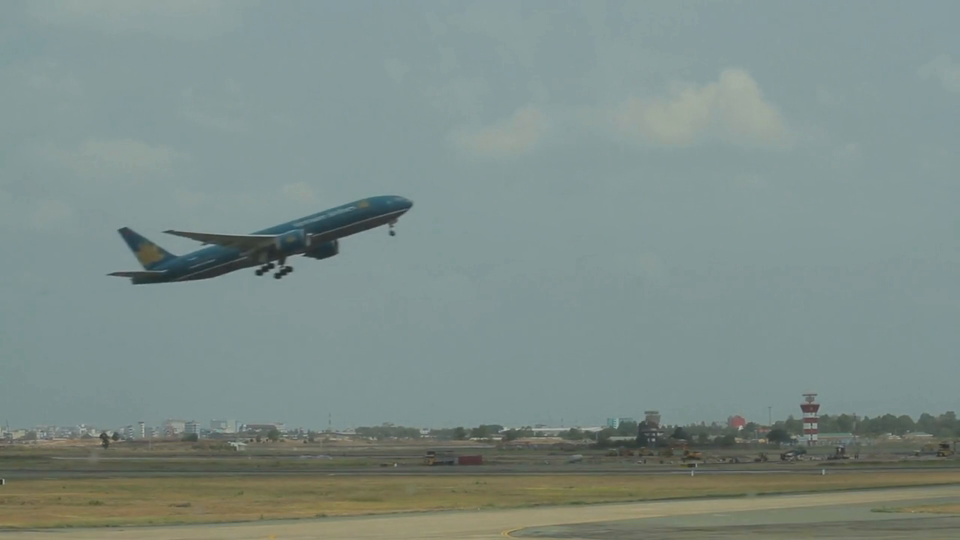
#> input picture frame 7 of airplane.mp4, 1920 x 1080 px (shown at 1/2 size)
$ python main.py
#> lines starting #> are read from the running program, lines starting #| are printed output that depends on the picture
import cv2
import numpy as np
import matplotlib.pyplot as plt

# =====================================================
# 1. Video loading
# =====================================================
# The video contains a single rigid object (airplane)
# captured using a fixed camera
cap = cv2.VideoCapture("airplane.mp4")

if not cap.isOpened():
    print("Error: unable to open the video")
    exit()


# =====================================================
# 2. Feature point detection (Shi-Tomasi)
# =====================================================
# These feature points will be tracked from frame to frame
feature_params = dict(
    maxCorners=200,         # Maximum number of detected points
    qualityLevel=0.01,      # Minimum quality level for corners
    minDistance=5,          # Minimum distance between detected points
    blockSize=7             # Size of the neighborhood considered
)


# =====================================================
# 3. Lucas–Kanade optical flow parameters
# =====================================================
# Pyramidal version to handle larger motions
lk_params = dict(
    winSize=(15, 15),       # Size of the local search window
    maxLevel=2,             # Number of pyramid levels
    criteria=(
        cv2.TERM_CRITERIA_EPS | cv2.TERM_CRITERIA_COUNT,
        10,
        0.03
    )
)

# =====================================================
# 4. Read the first frame
# =====================================================
# Conversion to grayscale (required for optical flow)
ret, old_frame = cap.read()
#> old_frame is the input picture: shape (1080, 1920, 3); mean B, G, R 136.5, 141.3, 126
old_gray = cv2.cvtColor(old_frame, cv2.COLOR_BGR2GRAY)
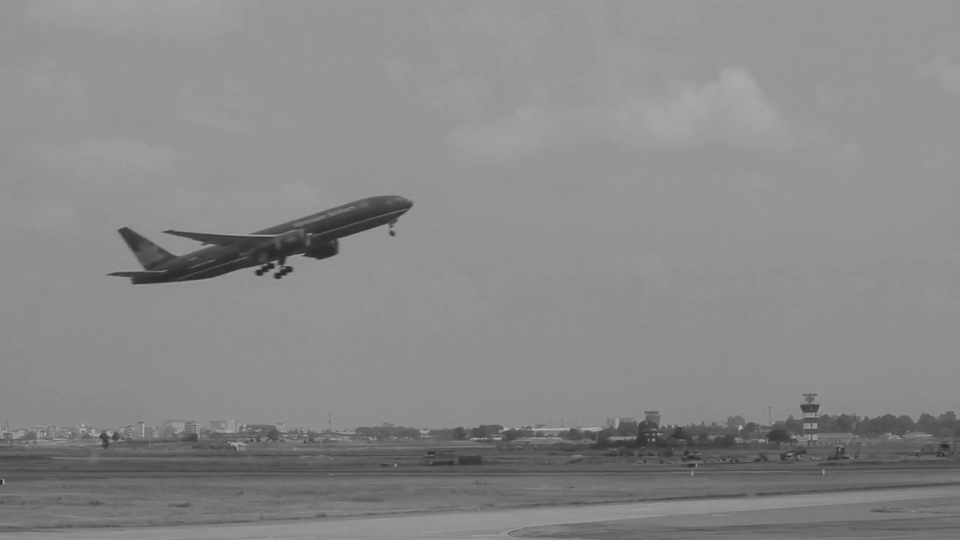
#> old_gray: shape (1080, 1920) (shown at 1/2 size); min 35, max 190, mean 136.2

# Detect initial feature points to track
p0 = cv2.goodFeaturesToTrack(
    old_gray, mask=None, **feature_params
)
#> p0 = 200 rows, first 8: [1307, 879], [1680, 897], [1626, 847], [198, 874], [1618, 848], [1479, 857], [4, 959], [1316, 868]

# Mask image used to draw motion vectors
mask = np.zeros_like(old_frame)

# Lists to store the global trajectory of the object
trajectory_x = []
trajectory_y = []

# =====================================================
# 5. Main video processing loop
# =====================================================
while True:
    ret, frame = cap.read()
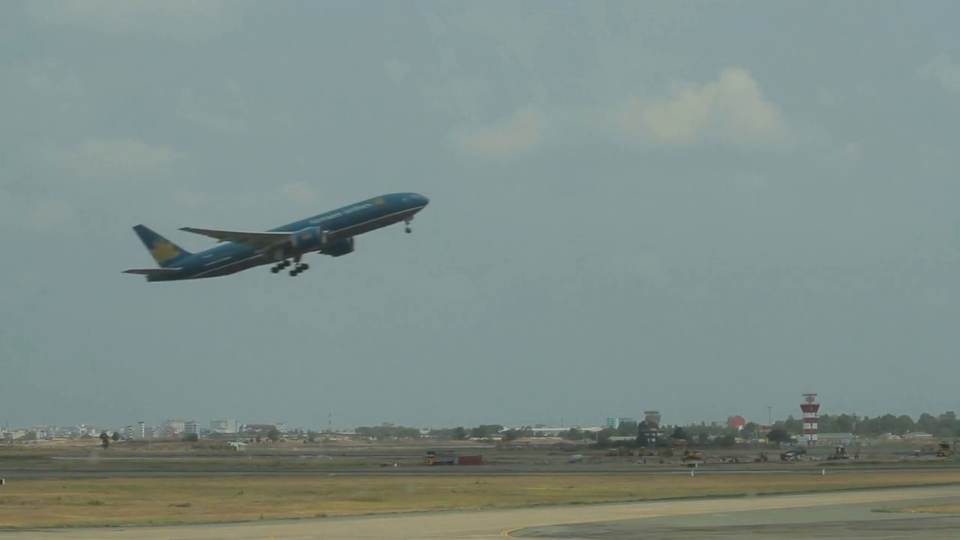
#> input picture frame 8 of airplane.mp4, 1920 x 1080 px (shown at 1/2 size)
#> frame is the input picture: shape (1080, 1920, 3); mean B, G, R 136.4, 141.3, 125.9
    if not ret:
        break

    # Convert the current frame to grayscale
    frame_gray = cv2.cvtColor(frame, cv2.COLOR_BGR2GRAY)

    # Compute optical flow between two consecutive frames
    p1, st, _ = cv2.calcOpticalFlowPyrLK(
        old_gray, frame_gray, p0, None, **lk_params
    )
#> p1 = 200 rows, first 8: [1307, 879], [1679.9, 897], [1626, 847], [198, 873.9], [1618, 848], [1479, 857], [3.94, 959], [1316, 867.9]; st = 200 values from 1 to 1

    if p1 is not None:
        # Select successfully tracked points
        good_new = p1[st == 1]
#> good_new = 200 pairs, first value 0.907 to 1886, second value 443.2 to 1067
        good_old = p0[st == 1]
#> good_old = 200 pairs, first value 1 to 1886, second value 449 to 1067

        # =================================================
        # Estimation of the global object position
        # =================================================
        # The object position is approximated by the centroid
        center_x = np.mean(good_new[:, 0])
#> center_x = 909.8
        center_y = np.mean(good_new[:, 1])
#> center_y = 802.4

        trajectory_x.append(center_x)
        trajectory_y.append(center_y)

        # =================================================
        # Motion field visualization
        # =================================================
        for new, old in zip(good_new, good_old):
            a, b = new.ravel()
            c, d = old.ravel()

            # Draw the displacement vector
            mask = cv2.line(
                mask,
                (int(a), int(b)),
                (int(c), int(d)),
                (0, 255, 0),
                2
            )

            # Draw the current feature point
            frame = cv2.circle(
                frame,
                (int(a), int(b)),
                3,
                (0, 0, 255),
                -1
            )
#> this loop made 200 passes
#> (a, b, c, d) on passes 1 to 3: (1307, 879, 1307, 879), (1679.9, 897, 1680, 897), (1626, 847, 1626, 847)
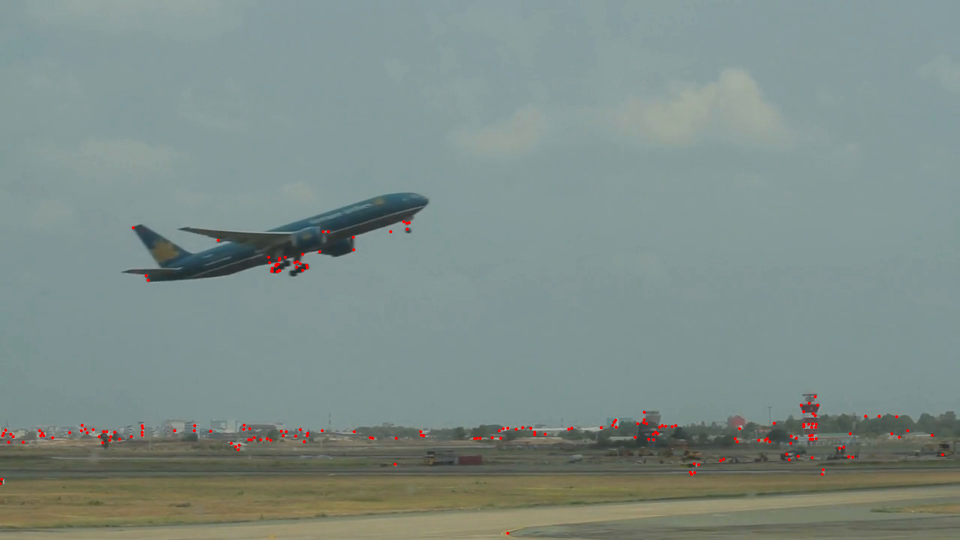
#> frame: shape (1080, 1920, 3) (shown at 1/2 size); mean B, G, R 136.1, 141, 126.3
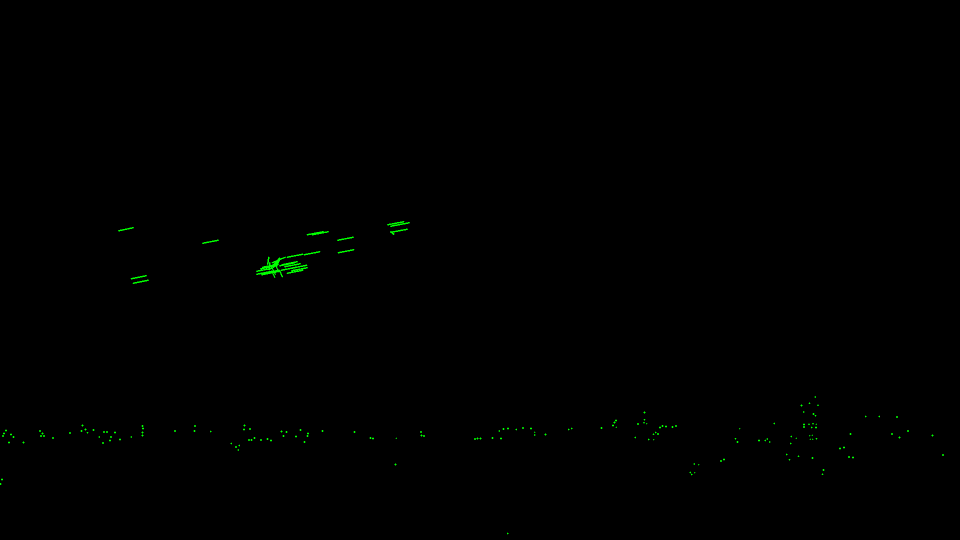
#> mask: shape (1080, 1920, 3) (shown at 1/2 size); mean of channels 0, 1, 2 0, 0.5, 0; drawn as B, G, R

    # Overlay motion vectors on the current frame
    img = cv2.add(frame, mask)
    cv2.imshow("Optical Flow - Object Motion", img)

    # Update variables for the next iteration
    old_gray = frame_gray.copy()
    p0 = good_new.reshape(-1, 1, 2)
#> p0 has the same summary as p1

    # Exit when ESC key is pressed
    if cv2.waitKey(30) & 0xFF == 27:
#> (key Esc is pressed here)
        break

# Release resources
cap.release()
cv2.destroyAllWindows()

# =====================================================
# 6. Display the global object trajectory
# =====================================================
plt.figure()
plt.plot(trajectory_x, trajectory_y, '-o')
plt.title("Global Object Trajectory")
plt.xlabel("X Position (pixels)")
plt.ylabel("Y Position (pixels)")
plt.gca().invert_yaxis()  # Image coordinate convention (origin at top-left)
plt.grid()
plt.show()
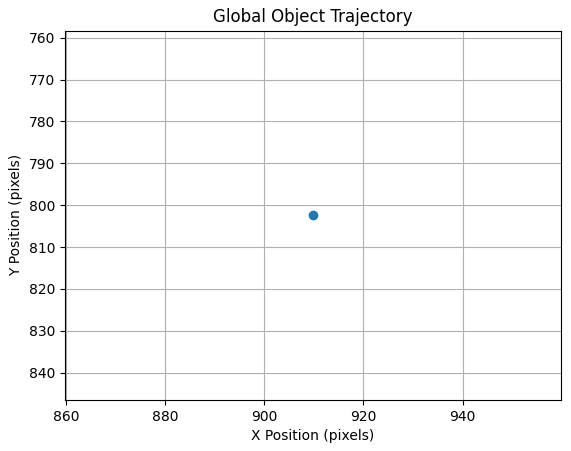
#> figure drawn by matplotlib, 1 panel

# =====================================================
# 7. Speed and direction analysis
# =====================================================
trajectory_x = np.array(trajectory_x)
#> trajectory_x = [909.8]
trajectory_y = np.array(trajectory_y)
#> trajectory_y = [802.4]

# Displacements between successive frames
dx = np.diff(trajectory_x)
#> dx = empty array
dy = np.diff(trajectory_y)
#> dy = empty array

# Instantaneous speed (pixels per frame)
speed = np.sqrt(dx**2 + dy**2)
#> speed = empty array
mean_speed = np.mean(speed)
#> mean_speed = nan

print("Average speed (pixels/frame):", mean_speed)
#| Average speed (pixels/frame): nan

# Motion direction computation
direction = np.arctan2(dy, dx)
#> direction = empty array
mean_direction = np.mean(direction)
#> mean_direction = nan

print("Average direction (rad):", mean_direction)
#| Average direction (rad): nan

$ run again, starting later in the video
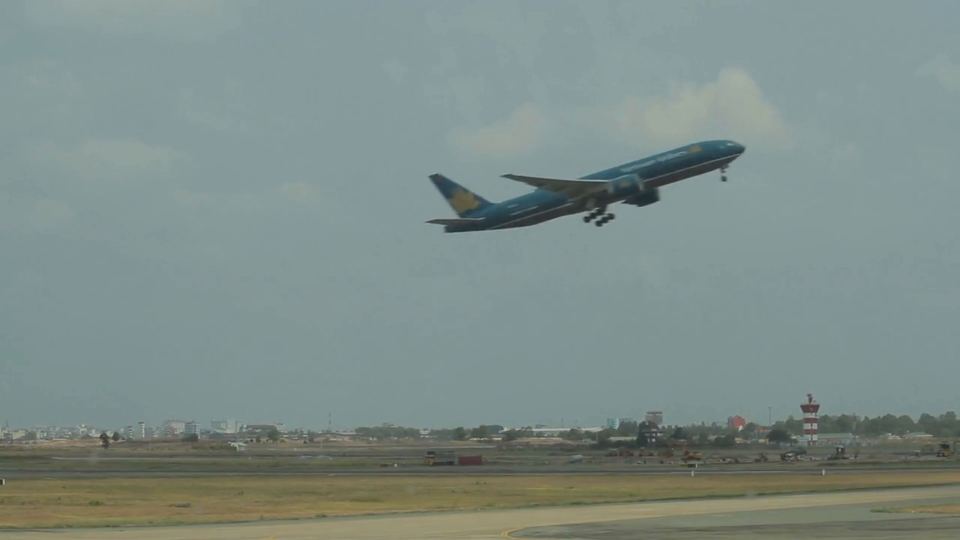
#> input picture frame 31 of airplane.mp4, 1920 x 1080 px (shown at 1/2 size)
#> old_frame is the input picture: shape (1080, 1920, 3); mean B, G, R 136.4, 141.2, 125.9
#> `p0 = cv2.goodFeaturesToTrack( old_gray, mask=None, **feature_params )`: p0 = 200 rows, first 8: [1307, 880], [1680, 897], [206, 886], [198, 874], [1316, 868], [1632, 855], [1619, 848], [4, 959]
#> p1 = 200 rows, first 8: [1307, 880], [1680, 897.1], [206, 886], [198, 874], [1316, 868], [1632, 855.1], [1619, 848.2], [4, 959]; st = 200 values from 1 to 1
#> good_new = 200 pairs, first value 2 to 1882, second value 327.5 to 1068
#> good_old = 200 pairs, first value 2 to 1882, second value 333 to 1068
#> center_x = 1023.4
#> center_y = 791.1
#> the loop `for new, old in zip(good_new, good_old):` made 200 passes
#> (a, b, c, d) on passes 1 to 3: (1307, 880, 1307, 880), (1680, 897.1, 1680, 897), (206, 886, 206, 886)
#> after the loop `for new, old in zip(good_new, good_old):`:
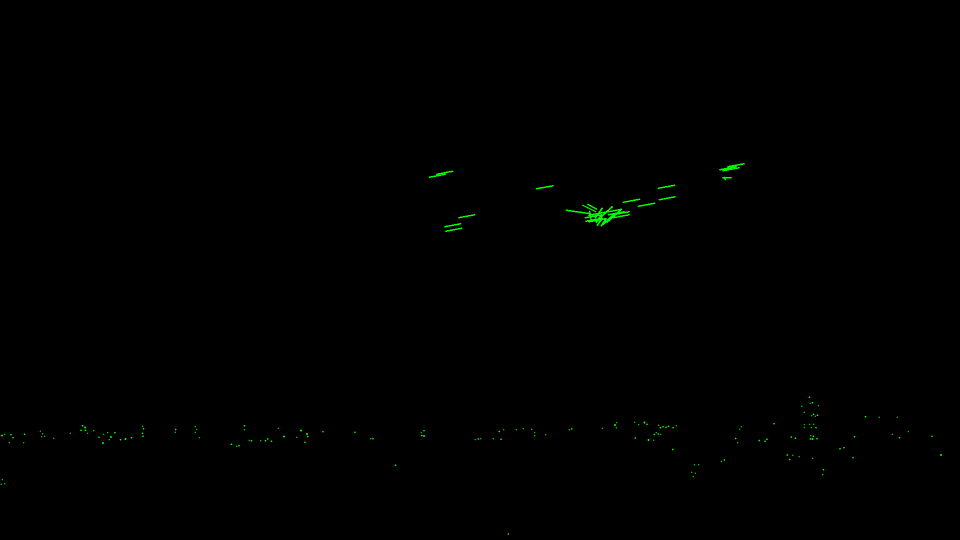
#> mask: shape (1080, 1920, 3) (shown at 1/2 size); mean of channels 0, 1, 2 0, 0.5, 0; drawn as B, G, R
#> `p0 = good_new.reshape(-1, 1, 2)`: p0 has the same summary as p1
#> `plt.show()`:
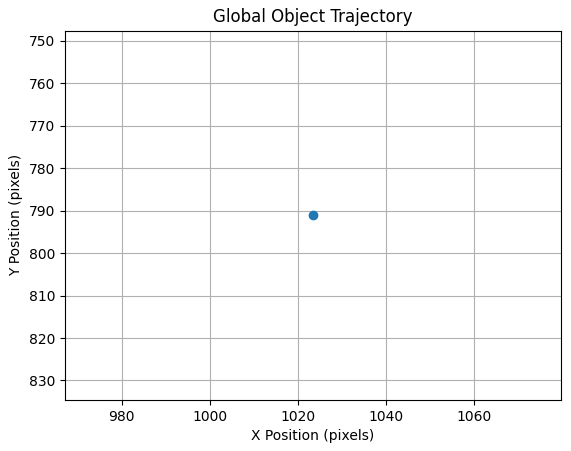
#> figure drawn by matplotlib, 1 panel
#> trajectory_x = [1023.4]
#> trajectory_y = [791.1]
#> dx = empty array
#> mean_speed = nan
#| Average speed (pixels/frame): nan
#> direction = empty array
#> mean_direction = nan
#| Average direction (rad): nan

$ run again, starting later in the video
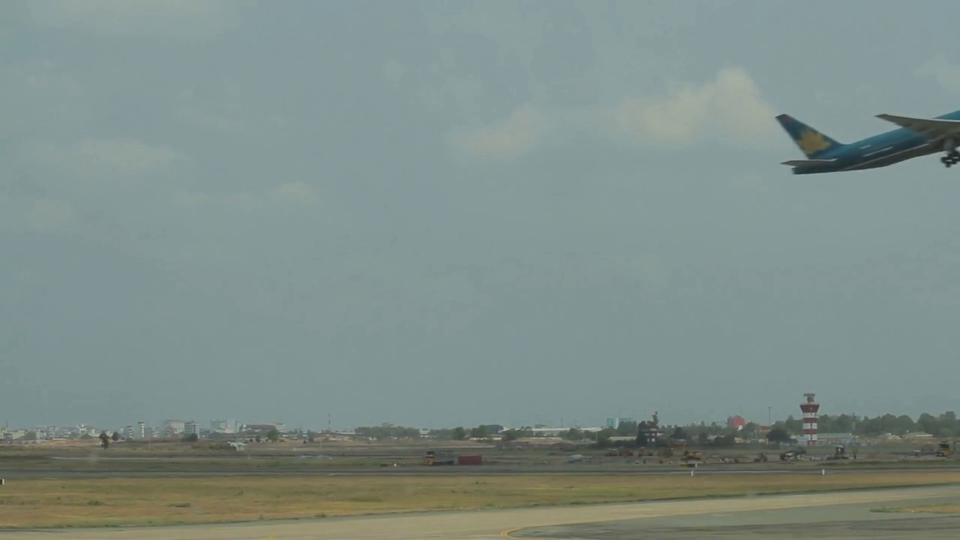
#> input picture frame 56 of airplane.mp4, 1920 x 1080 px (shown at 1/2 size)
#> old_frame is the input picture: shape (1080, 1920, 3); mean B, G, R 137.1, 142, 126.6
#> `p0 = cv2.goodFeaturesToTrack( old_gray, mask=None, **feature_params )`: p0 = 200 rows, first 8: [1306, 879], [1679, 897], [1315, 868], [3, 959], [205, 886], [1618, 848], [1626, 848], [1624, 878]
#> p1 = 200 rows, first 8: [1305.9, 878.9], [1678.9, 897], [1314.7, 867.9], [3, 959], [205, 885.8], [1618, 847.9], [1626, 848], [1623.9, 877.9]; st = 200 values, max 1 at index 0, min 0 at index 10, mean 0.935
#> good_new = 187 pairs, first value 1 to 1885, second value 226.5 to 1067.7
#> good_old = 187 pairs, first value 1 to 1885, second value 232 to 1068
#> center_x = 989.9
#> center_y = 850.1
#> the loop `for new, old in zip(good_new, good_old):` made 187 passes
#> (a, b, c, d) on passes 1 to 3: (1305.9, 878.9, 1306, 879), (1678.9, 897, 1679, 897), (1314.7, 867.9, 1315, 868)
#> after the loop `for new, old in zip(good_new, good_old):`:
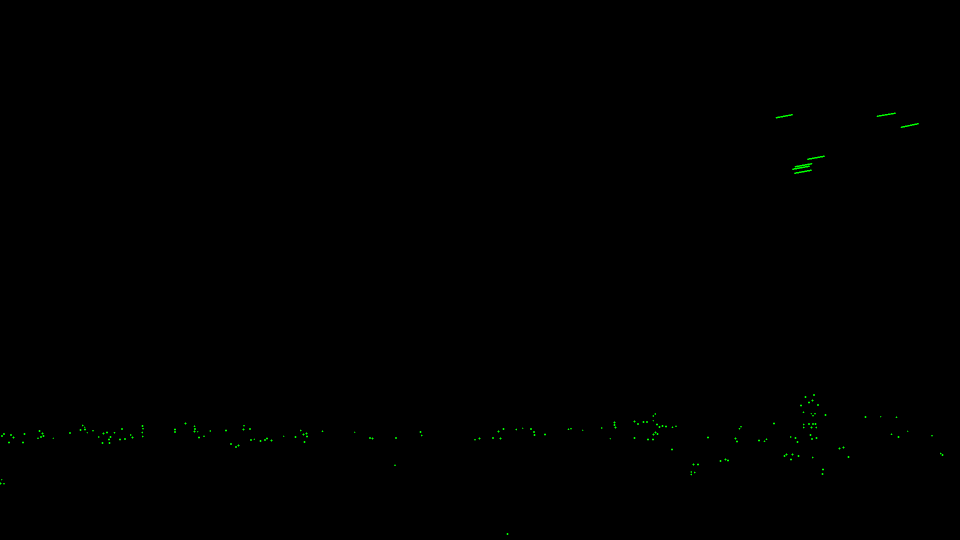
#> mask: shape (1080, 1920, 3) (shown at 1/2 size); mean of channels 0, 1, 2 0, 0.3, 0; drawn as B, G, R
#> `p0 = good_new.reshape(-1, 1, 2)`: p0 = 187 rows, first 8: [1305.9, 878.9], [1678.9, 897], [1314.7, 867.9], [3, 959], [205, 885.8], [1618, 847.9], [1626, 848], [1623.9, 877.9]
#> `plt.show()`:
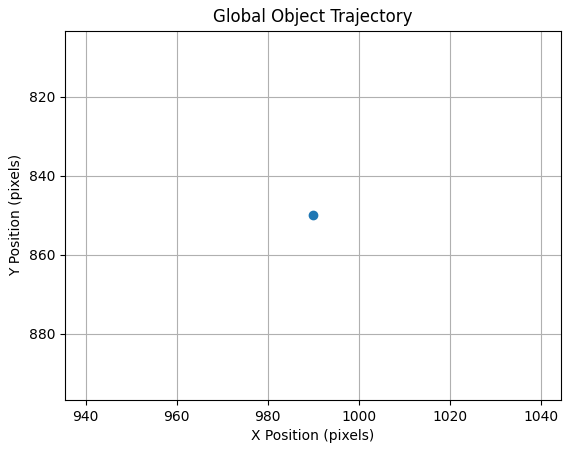
#> figure drawn by matplotlib, 1 panel
#> trajectory_x = [989.9]
#> trajectory_y = [850.1]
#> dx = empty array
#> mean_speed = nan
#| Average speed (pixels/frame): nan
#> direction = empty array
#> mean_direction = nan
#| Average direction (rad): nan
